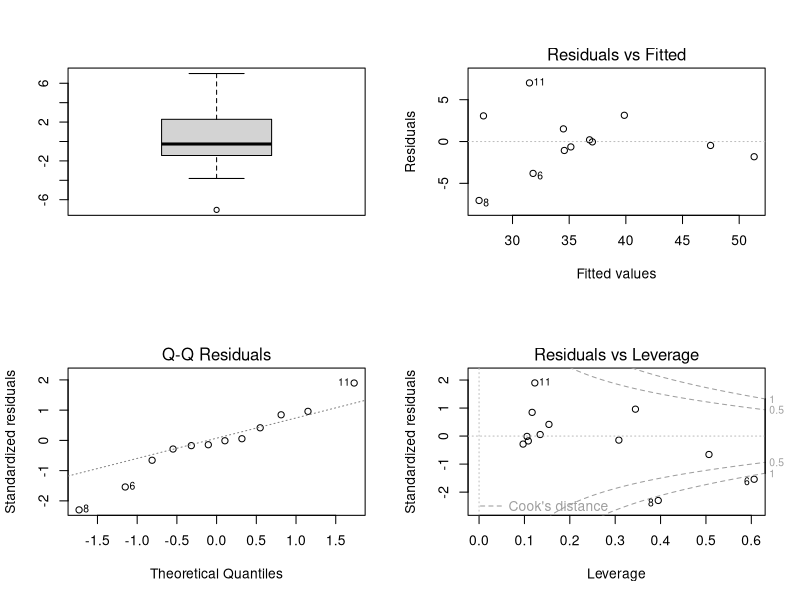
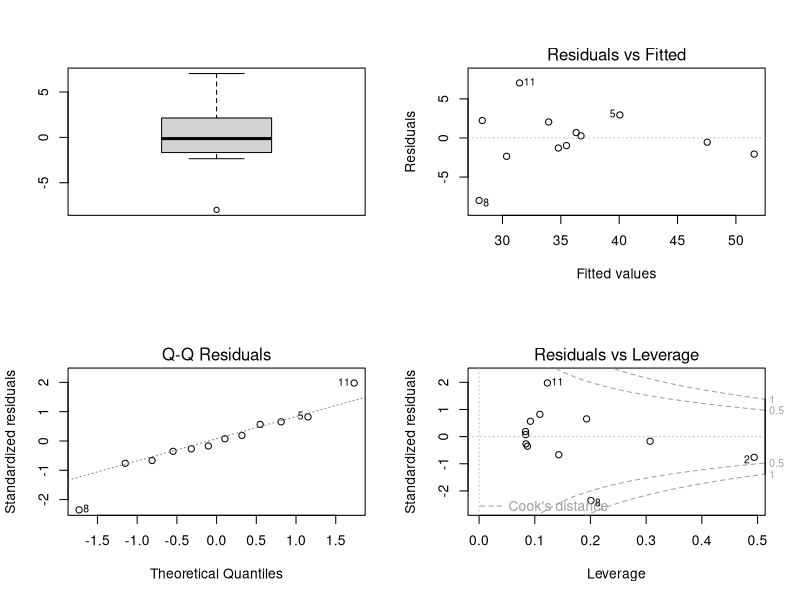

The R source for these figures, in order:
# stat3012_week3.R

H = c(42.8, 63.5, 37.5, 39.5, 45.5, 38.5, 43, 22.5, 37, 23.5, 33, 58)
W = c(40, 93.5, 35.5, 30, 52, 17, 38.5, 8.5, 33, 9.5, 21, 79)
L = c(37, 49.5, 34.5, 36, 43, 28, 37, 20, 33.5, 30.5, 38.5, 47)
dat = data.frame(H, W, L)
dat
lm1 = lm(L ~ ., data = dat)
summary(lm1)
sum(resid(lm1)^2)

par(mfrow = c(2, 2))
boxplot(lm1$residuals)
plot(lm1, which = c(1, 2, 5), add.smooth = FALSE)
round(lm.influence(lm1)$h, 3)
round(cooks.distance(lm1), 4)
lm2 = lm(L ~ 1 + W, data = dat)
summary(lm2)
par(mfrow = c(2, 2))
boxplot(lm2$residuals)
plot(lm2, which = c(1, 2, 5), add.smooth = FALSE)
predict(lm2, data.frame(W = 90), se.fit = T)
